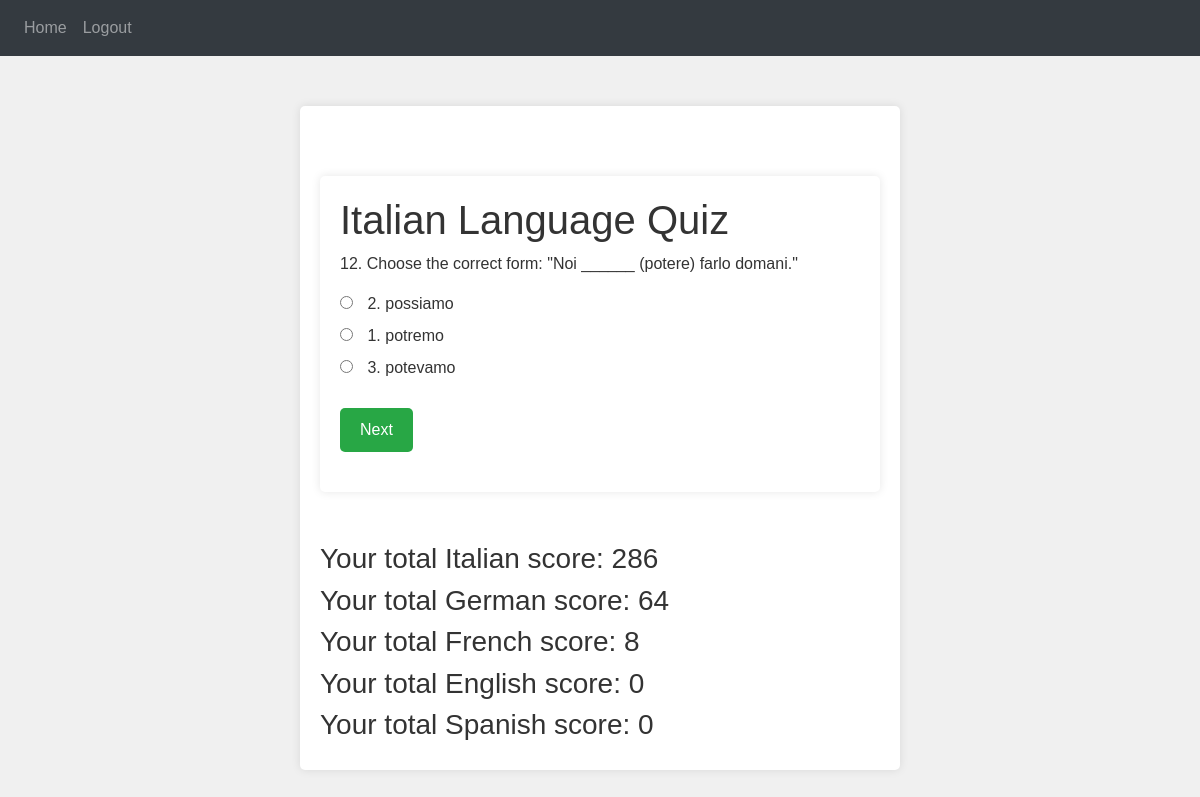
/quiz (signed in), run on an earlier commit of the app's database.
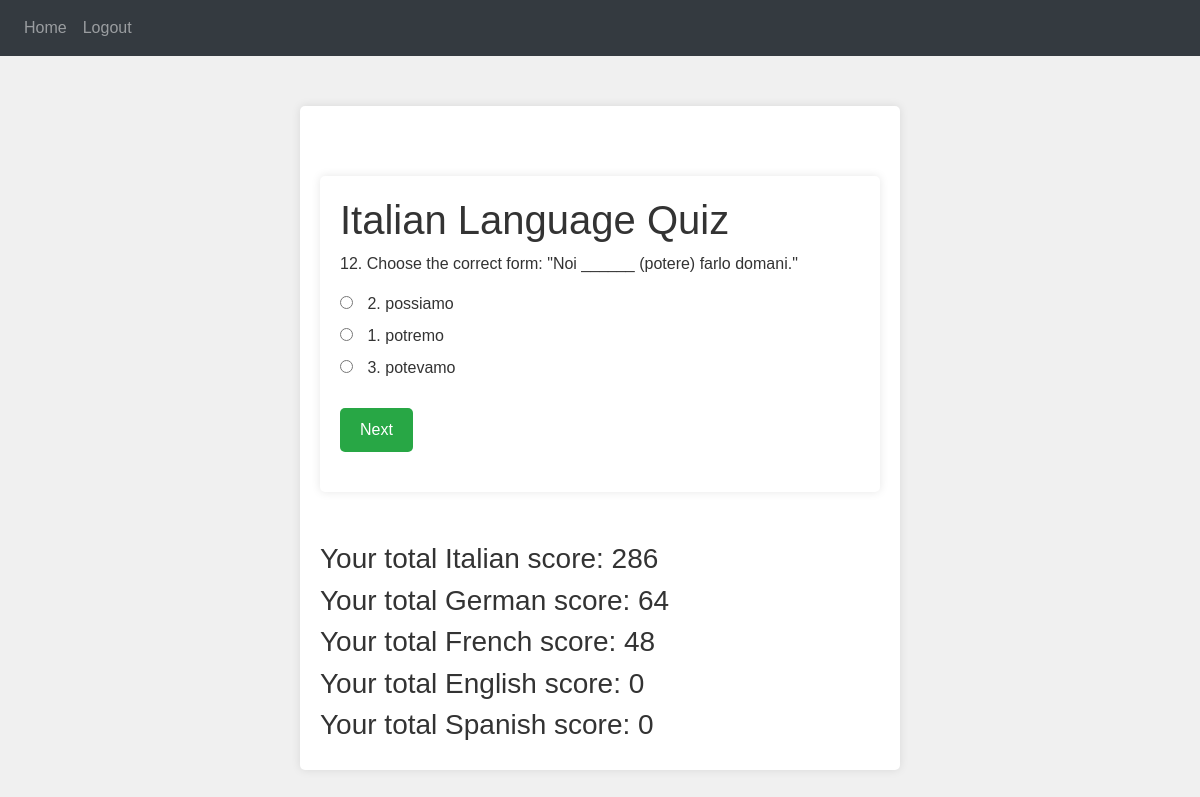
And on a later commit of the database.
### website/models.py (models this page shows)
class Question(db.Model):
    id = db.Column(db.Integer, primary_key=True)
    question_text = db.Column(db.String(500))
    option_a = db.Column(db.String(200))
    option_b = db.Column(db.String(200))
    option_c = db.Column(db.String(200))
    correct_option = db.Column(db.String(2))  # Correct option among 'a', 'b', 'c'
    language = db.Column(db.String(50))  # To distinguish between languages
    qtype = db.Column(db.String(50))  # subject of question
    difficulty = db.Column(db.Integer)  # diffi 1-3

class User(db.Model, UserMixin):
    id = db.Column(db.Integer, primary_key=True)
    email = db.Column(db.String(150), unique=True)
    password = db.Column(db.String(150))
    first_name = db.Column(db.String(150))
    notes = db.relationship('Note')
    quiz_results = db.relationship('QuizResult', backref='user', lazy=True)
    total_score_it = db.Column(db.Integer, default=0)
    total_score_de = db.Column(db.Integer, default=0)
    total_score_fr = db.Column(db.Integer, default=0)
    total_score_en = db.Column(db.Integer, default=0)
    total_score_es = db.Column(db.Integer, default=0)

### website/views.py (the view, shortened to what this page needs)
@views.route('/quiz', methods=['GET', 'POST'])
@login_required
def quiz():
    language_map = {
        'it': 'Italian',
        'de': 'German',
        'fr': 'French',
        'en': 'English',
        'es': 'Spanish'
    }
    language = session.get('language', 'it')  # Default to 'it' if not set
    language_name = language_map.get(language, 'Italian')  # Default to 'Italian' if language code is not recognized
    question_ids = [q.id for q in Question.query.filter_by(language=language).all()]
    if len(question_ids) > 10:
        question_ids = random.sample(question_ids, 10)
        print(question_ids)
    questions = Question.query.filter(Question.id.in_(question_ids)).all()
    print(questions)
    for q in questions:
        options = [
            {'label': 'a', 'text': q.option_a},
            {'label': 'b', 'text': q.option_b},
            {'label': 'c', 'text': q.option_c}
        ]
        random.shuffle(options)
        q.shuffled_options = options
    return render_template('quiz.html', user=current_user, questions=questions, language_name=language_name)

### website/__init__.py (called while the page is built)
def create_app():
    app = Flask(__name__)
    app.config['SECRET_KEY'] = 'hjshjhdjah kjshkjdhjs'
    app.config['SQLALCHEMY_DATABASE_URI'] = f'sqlite:///{DB_NAME}'
    db.init_app(app)
    from .views import views
    from .auth import auth
    app.register_blueprint(views, url_prefix='/')
    app.register_blueprint(auth, url_prefix='/')
    from .models import User, Note
    with app.app_context():
        db.create_all()
    login_manager = LoginManager()
    login_manager.login_view = 'auth.login'
    login_manager.init_app(app)
    @login_manager.user_loader
    def load_user(id):
        return User.query.get(int(id))
    return app

### website/templates/quiz.html (shortened to what this page needs)
{% extends "base.html" %} {% block title %}{{ language_name }} Quiz{% endblock %} {% block content %}
<div class="container">
    <h1>{{ language_name }} Language Quiz</h1>
    {% for q in questions %}
    <div class="question {% if loop.first %}active{% endif %}" id="question{{ loop.index }}">
        <p>{{ q.question_text }}</p>
        <div class="answers">
            <label>
                <input type="radio" name="q{{ loop.index }}" value="{{ q.shuffled_options[0].label }}"> {{ q.shuffled_options[0].text }}
            </label><br>
            <label>
                <input type="radio" name="q{{ loop.index }}" value="{{ q.shuffled_options[1].label }}"> {{ q.shuffled_options[1].text }}
            </label><br>
            <label>
                <input type="radio" name="q{{ loop.index }}" value="{{ q.shuffled_options[2].label }}"> {{ q.shuffled_options[2].text }}
            </label><br>
        </div>
        {% if not loop.last %}
        <button class="btn" onclick="nextQuestion({{ loop.index }}, {{ q.id }}, '{{ q.language }}', '{{ q.qtype }}', '{{ q.difficulty }}')">Next</button>
    {% else %}
        <button class="btn" onclick="nextQuestion({{ 10 }}, {{ q.id }}, '{{ q.language }}', '{{ q.qtype }}', '{{ q.difficulty }}')">Next</button>
    {% endif %}
    </div>
    {% endfor %}
</div>
<div class="score-display">
  <h3>Your total Italian score: {{ user.total_score_it }}</h3>
</div>
<div class="score-display">
  <h3>Your total German score: {{ user.total_score_de }}</h3>
</div>
<div class="score-display">
  <h3>Your total French score: {{ user.total_score_fr }}</h3>
</div>
<div class="score-display">
  <h3>Your total English score: {{ user.total_score_en }}</h3>
</div>
<div class="score-display">
  <h3>Your total Spanish score: {{ user.total_score_es }}</h3>
</div>
{% endblock %}

### website/templates/base.html (shortened to what this page needs)
<!DOCTYPE html>
<html>
  <head>
    <link
      rel="stylesheet"
      href="https://stackpath.bootstrapcdn.com/font-awesome/4.7.0/css/font-awesome.min.css"
    />
    <link rel="stylesheet" href="https://maxcdn.bootstrapcdn.com/bootstrap/4.5.2/css/bootstrap.min.css">
  </head>
  <body>
    <nav class="navbar navbar-expand-lg navbar-dark bg-dark">
      <div class="collapse navbar-collapse" id="navbar">
        <div class="navbar-nav">
          {% if user.is_authenticated %}
          <a class="nav-item nav-link" id="home" href="/">Home</a>
          <a class="nav-item nav-link" id="logout" href="/logout">Logout</a>
          {% else %}
          <a class="nav-item nav-link" id="login" href="/login">Login</a>
          <a class="nav-item nav-link" id="signUp" href="/sign-up">Sign Up</a>
          {% endif %}
        </div>
      </div>
    </nav>
    <div class="container">{% block content %} {% endblock %}</div>
  </body>
</html>

### website/templates/quiz.html (style rules this page uses)
body { font-family: Arial, sans-serif; background-color: #f0f0f0; color: #333; margin: 0; }
.container { max-width: 600px; margin: 50px auto; padding: 20px; background-color: #fff; border-radius: 5px; box-shadow: 0 0 10px rgba(0, 0, 0, 0.1); }
.question { margin-bottom: 10px; display: none; }
.question.active { display: block; }
.answers { margin-bottom: 20px; }
.answers input { margin-right: 10px; }
.btn { padding: 10px 20px; background-color: #28a745; border: none; color: #fff; cursor: pointer; border-radius: 5px; }

What changed in the data, as far as the page shows it:
changed User: total_score_fr "8" → "48"
